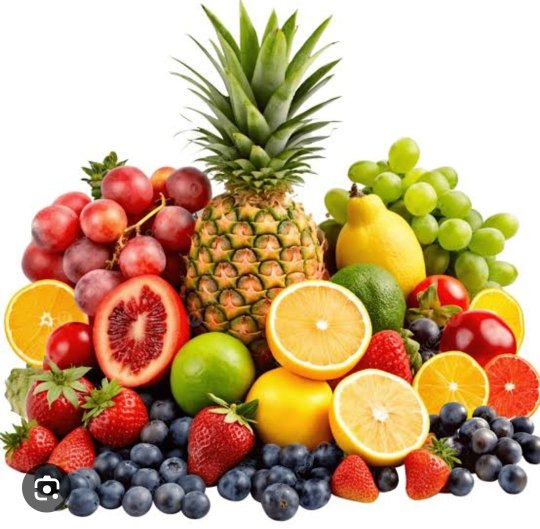
#> input picture Python/OpenCV/Img/fruits.jpeg, 1080 x 1057 px (shown at 1/2 size)
$ jupyter execute img_Resize_And_Flip.ipynb
#> lines starting #> are read from the running program, lines starting #| are printed output that depends on the picture
[cell 1]
import cv2

[cell 2]
import numpy as np

[cell 3]
img=cv2.imread("Img/fruits.jpeg")
#> img is the input picture: shape (1057, 1080, 3); mean B, G, R 131.7, 168, 197.8

[cell 4]
img_resize=cv2.resize(img,(500,500))
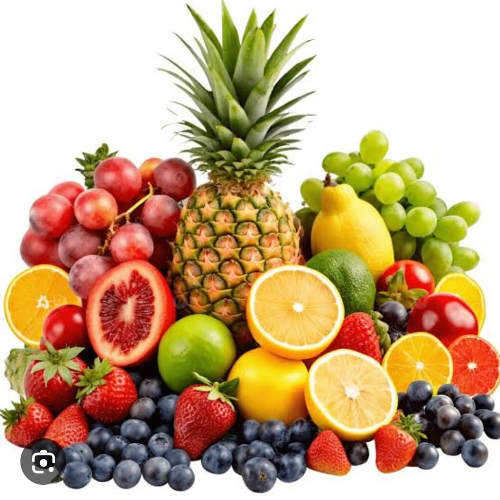
#> img_resize: shape (500, 500, 3); mean B, G, R 131.6, 167.9, 197.7

[cell 5]
cv2.imshow("original",img_resize)

[cell 6]
cv2.waitKey(0)

[cell 7]
img_flip=cv2.flip(img,0)
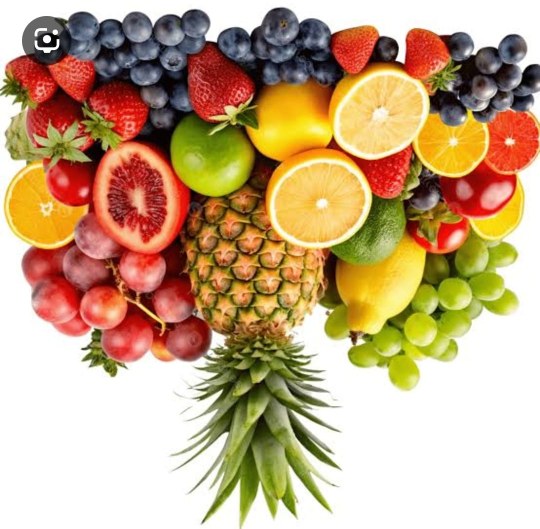
#> img_flip: shape (1057, 1080, 3) (shown at 1/2 size); mean B, G, R 131.7, 168, 197.8
